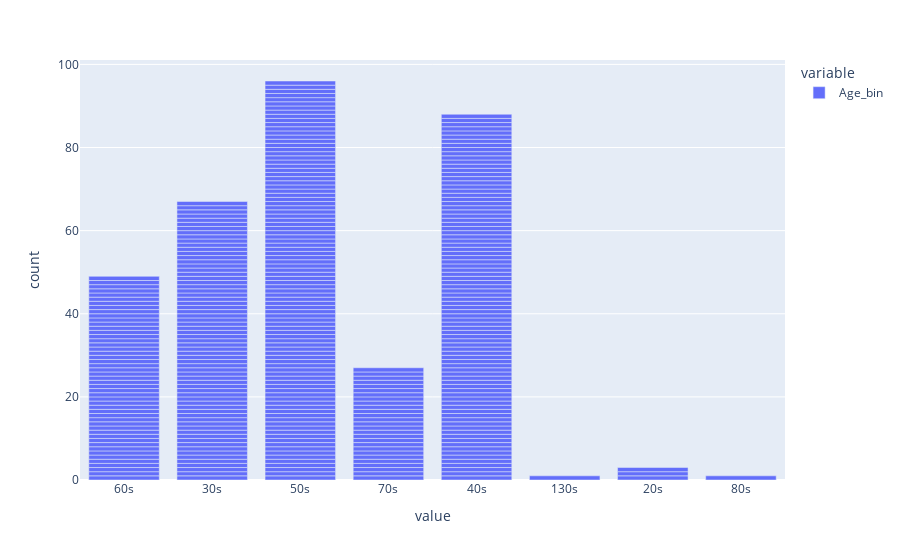

The code cell stored with this chart in its notebook:
### Code cell
## Single dibawah rata-rata pembelian sweets

df_single = df[df['Marital_Status'].str.contains(r'Single')]

fig = px.bar(df_single[df_single['Below_Avg_Sweets']==True]['Age_bin'])
fig.show()
print(df_single[df_single['Below_Avg_Sweets']==True][['ID',cat]].groupby('Age_bin').count())

### Figure 1 — Plotly figure (JSON) as saved in the notebook; plotly's stock layout.template omitted (floating-point values rounded to 4 significant figures; data arrays with more than 128 entries replaced by an {"elided": "..."} marker saying what was removed)
{"data": [{"alignmentgroup": "True", "hovertemplate": "variable=Age_bin<br>value=%{x}<br>count=%{y}<extra></extra>", "legendgroup": "Age_bin", "marker": {"color": "#636efa", "pattern": {"shape": ""}}, "name": "Age_bin", "offsetgroup": "Age_bin", "orientation": "v", "showlegend": true, "textposition": "auto", "type": "bar", "x": {"elided": "332 str values"}, "xaxis": "x", "y": {"elided": "332 int values"}, "yaxis": "y"}], "layout": {"barmode": "relative", "legend": {"title": {"text": "variable"}, "tracegroupgap": 0}, "margin": {"t": 60}, "xaxis": {"anchor": "y", "domain": [0, 1], "title": {"text": "value"}}, "yaxis": {"anchor": "x", "domain": [0, 1], "title": {"text": "count"}}}}
